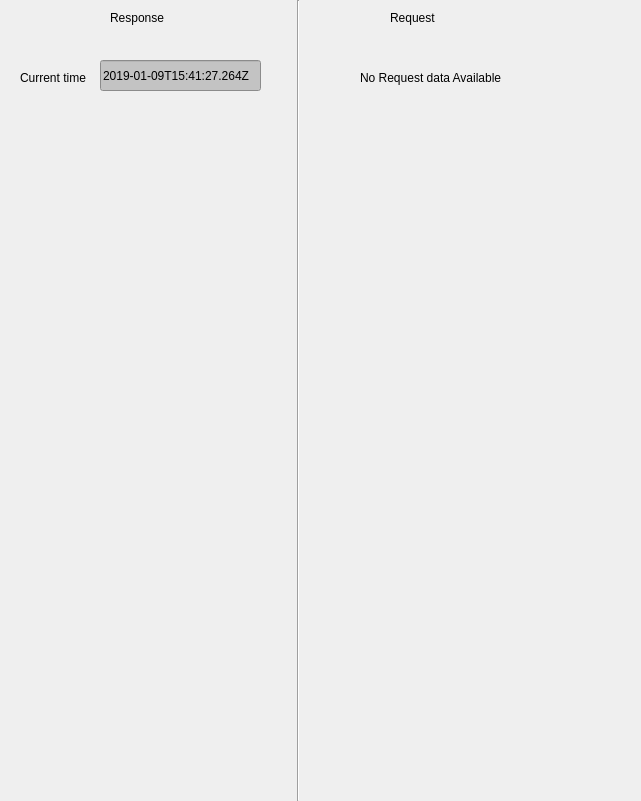
       <widget class="QWidget" name="widget_HeartBeat" native="true">
        <property name="geometry">
         <rect>
          <x>0</x>
          <y>130</y>
          <width>641</width>
          <height>801</height>
         </rect>
        </property>
        <property name="font">
         <font>
          <strikeout>false</strikeout>
         </font>
        </property>
        <property name="focusPolicy">
         <enum>Qt::NoFocus</enum>
        </property>
        <property name="autoFillBackground">
         <bool>true</bool>
        </property>
        <widget class="QLabel" name="label_15">
         <property name="geometry">
          <rect>
           <x>110</x>
           <y>10</y>
           <width>61</width>
           <height>16</height>
          </rect>
         </property>
         <property name="text">
          <string>Response</string>
         </property>
        </widget>
        <widget class="QLabel" name="label_CurrentTime_HeartBeat_Response">
         <property name="geometry">
          <rect>
           <x>20</x>
           <y>70</y>
           <width>71</width>
           <height>16</height>
          </rect>
         </property>
         <property name="text">
          <string>Current time</string>
         </property>
        </widget>
        <widget class="QLineEdit" name="lineEdit_CurrentTime_HeartBeat_Response">
         <property name="geometry">
          <rect>
           <x>100</x>
           <y>60</y>
           <width>161</width>
           <height>31</height>
          </rect>
         </property>
         <property name="styleSheet">
          <string notr="true">background:rgb(195,195,195)</string>
         </property>
         <property name="text">
          <string>2019-01-09T15:41:27.264Z</string>
         </property>
         <property name="readOnly">
          <bool>true</bool>
         </property>
        </widget>
        <widget class="Line" name="line_8">
         <property name="geometry">
          <rect>
           <x>290</x>
           <y>0</y>
           <width>16</width>
           <height>801</height>
          </rect>
         </property>
         <property name="orientation">
          <enum>Qt::Vertical</enum>
         </property>
        </widget>
        <widget class="QLabel" name="label_16">
         <property name="geometry">
          <rect>
           <x>390</x>
           <y>10</y>
           <width>61</width>
           <height>16</height>
          </rect>
         </property>
         <property name="text">
          <string>Request</string>
         </property>
        </widget>
        <widget class="QLabel" name="label_Nodataavail">
         <property name="geometry">
          <rect>
           <x>360</x>
           <y>70</y>
           <width>151</width>
           <height>16</height>
          </rect>
         </property>
         <property name="text">
          <string>No Request data Available</string>
         </property>
        </widget>
       </widget>
